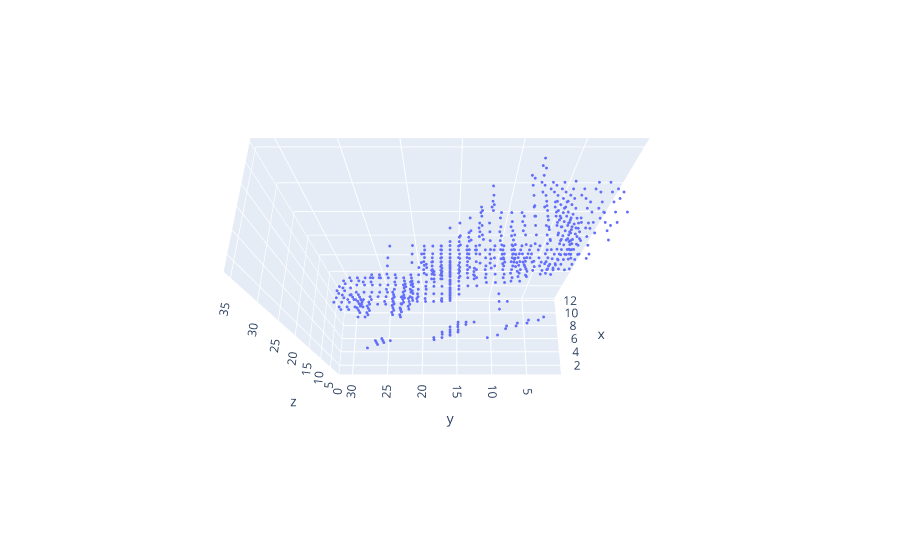

This figure's notebook cell:
### Code cell
cld.draw(list(buckets_c[0].values())[0])

### Figure 1 — Plotly figure (JSON) as saved in the notebook; plotly's stock layout.template omitted (floating-point values rounded to 4 significant figures; data arrays with more than 128 entries replaced by an {"elided": "..."} marker saying what was removed)
{"data": [{"marker": {"opacity": 1, "size": 1}, "mode": "markers", "type": "scatter3d", "x": {"elided": "672 int values"}, "y": {"elided": "672 int values"}, "z": {"elided": "672 int values"}}], "layout": {"legend": {"itemsizing": "constant"}, "scene": {"aspectmode": "data", "camera": {"eye": {"x": -0.8, "y": 0, "z": 2}}}, "title": {"text": ""}}}
